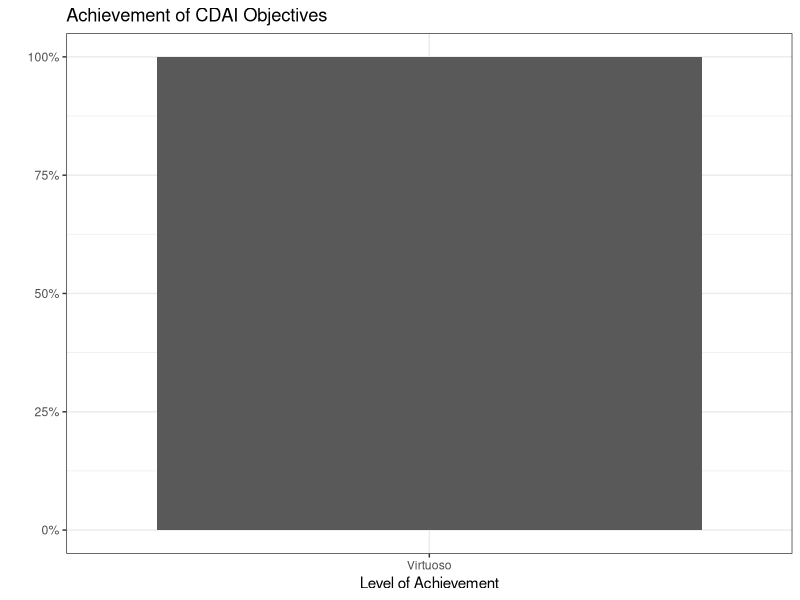
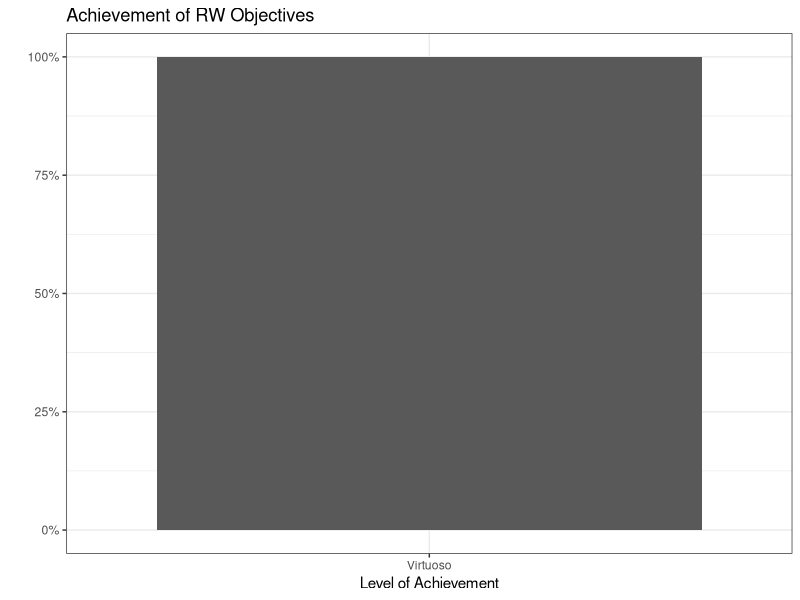
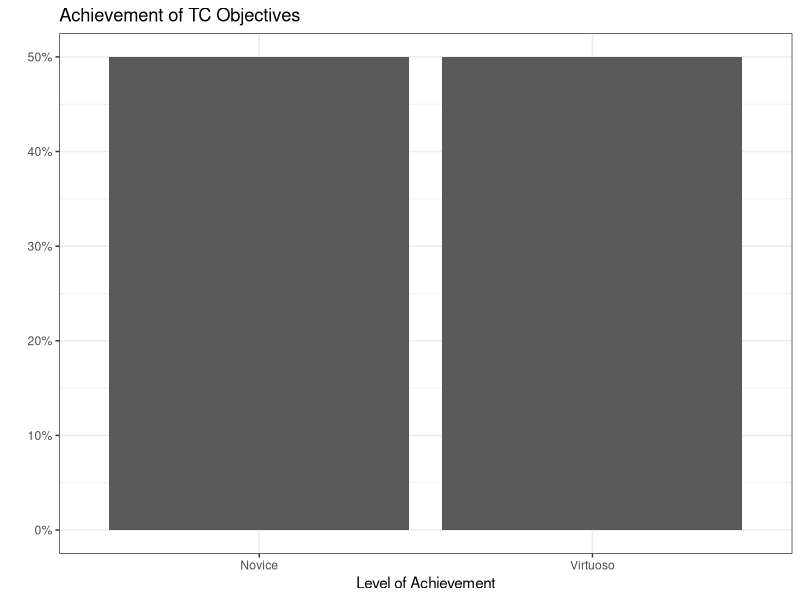
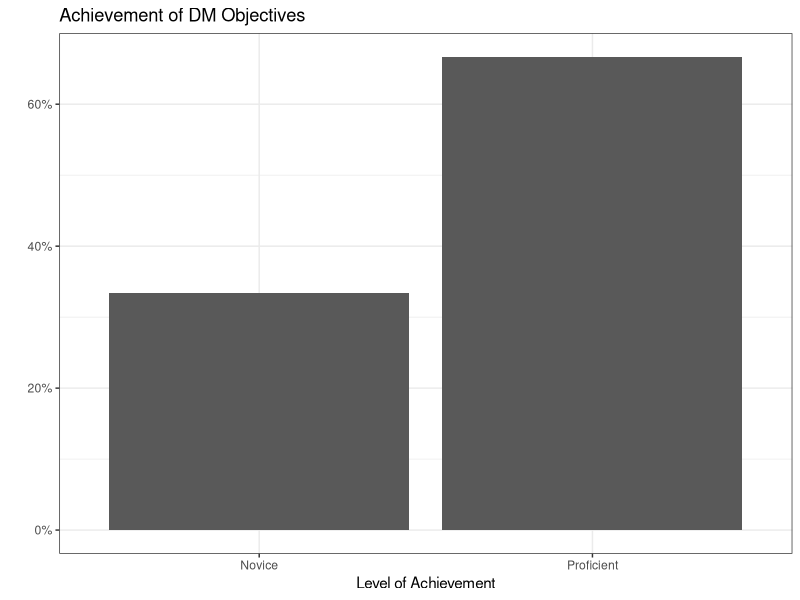
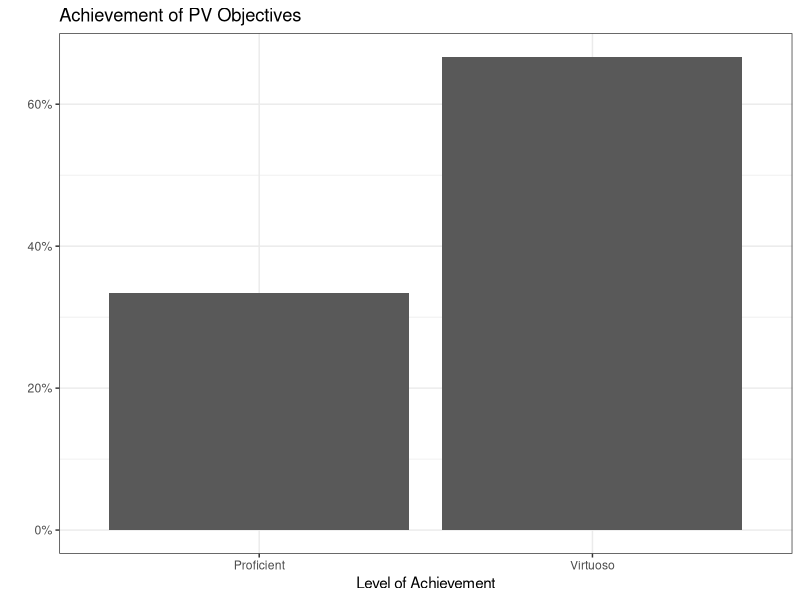
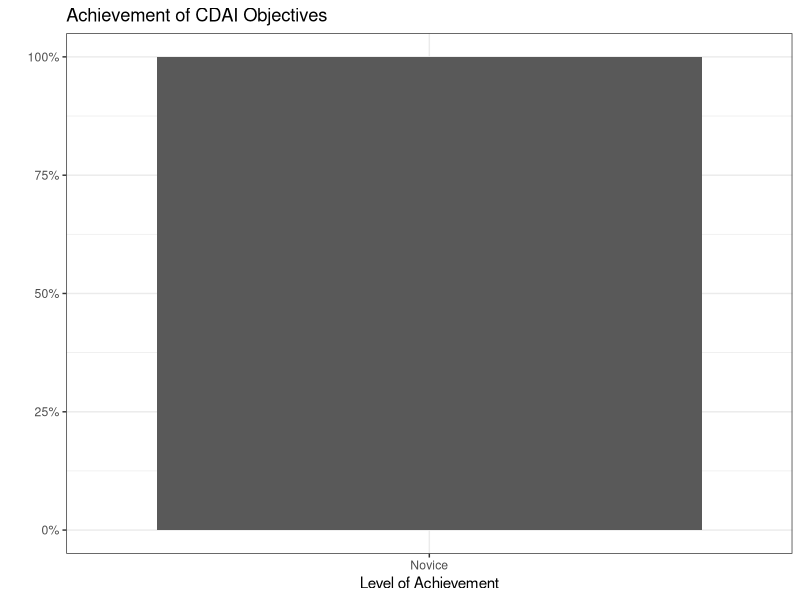
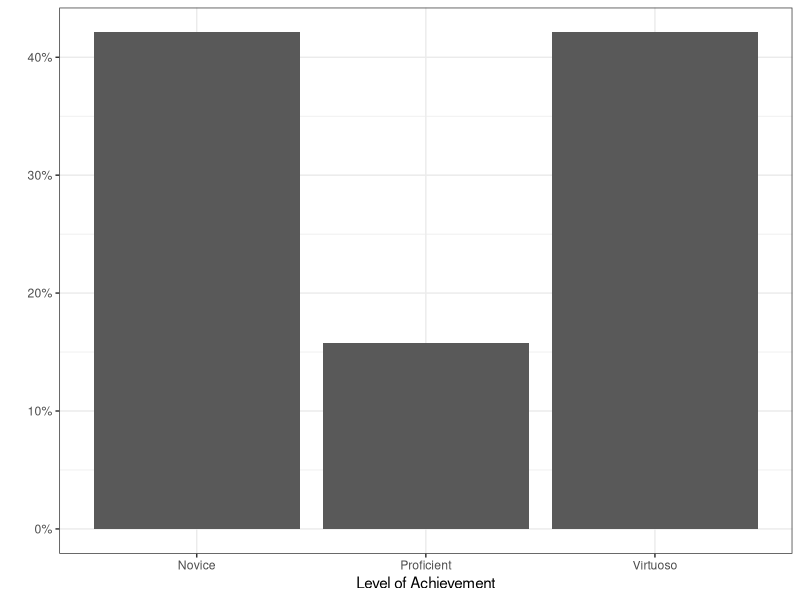

Write R code to recreate these figures, in order.
## ---- chunk 1
#| include: false
#| label: packages-portfolio-objectives

library(tidyverse)

portfolio_levels <- tibble(
  Objective = character(), 
  Level = numeric() 
  )

num_to_cat_levels <- function(x){
  case_when(x == 1 ~ "Novice", 
            x == 2 ~ "Proficient",
            x == 3 ~ "Virtuoso")
}
## ---- chunk 2
#| include: false
#| label: IL-1

## Fill in the line below with your self-assigned level for this objective.
## Remember, you have the following levels to choose from:

# 1 = Novice
# 2 = Proficient
# 3 = Virtuoso

my_level <- 3

portfolio_levels <- portfolio_levels %>%
  bind_rows(
    tibble(Objective = "IL-1",
           Level = my_level)
    )
## ---- chunk 3
#| include: false
#| label: IL-2

## Fill in the line below with your self-assigned level for this objective.
my_level <- 3

portfolio_levels <- portfolio_levels %>%
  bind_rows(
    tibble(Objective = "IL-2", 
           Level = my_level)
    )
## ---- chunk 4
#| echo: false
#| label: IL-summary-graph

portfolio_levels %>%
  filter(
    str_extract(Objective, "[A-Z]{2,4}") == "IL"
    ) %>% 
  mutate(
    Level = num_to_cat_levels(Level)
  ) %>%
  ggplot(mapping = aes(x = Level,
                       y = after_stat(count / sum(count))
                       )
         ) +
  geom_bar() +
  labs(x = "Level of Achievement",
       y = "", 
       title = "Achievement of CDAI Objectives") +
  theme_bw() +
  scale_y_continuous(labels = scales::label_percent())
## ---- chunk 5
#| include: false
#| label: RW-1

my_level <- 3

portfolio_levels <- portfolio_levels %>%
  bind_rows(
    tibble(Objective = "RW-1",
           Level = my_level)
    )
## ---- chunk 6
#| include: false
#| label: RW-2

my_level <- 3

portfolio_levels <- portfolio_levels %>%
  bind_rows(
    tibble(Objective = "RW-2",
           Level = my_level)
    )
## ---- chunk 7
#| include: false
#| label: RW-3

my_level <- 3

portfolio_levels <- portfolio_levels %>%
  bind_rows(
    tibble(Objective = "RW-3",
           Level = my_level)
    )
## ---- chunk 8
#| echo: false
#| label: RW-summary-graph

portfolio_levels %>%
  filter(
    str_extract(Objective, "[A-Z]{2,4}") == "RW"
    ) %>% 
  mutate(
    Level = num_to_cat_levels(Level)
  ) %>%
  ggplot(mapping = aes(x = Level,
                       y = after_stat(count / sum(count))
                       )
         ) +
  geom_bar() +
  labs(x = "Level of Achievement",
       y = "", 
       title = "Achievement of RW Objectives") +
  theme_bw() +
  scale_y_continuous(labels = scales::label_percent())
## ---- chunk 9
#| include: false
#| label: TC-1

my_level <- 1

portfolio_levels <- portfolio_levels %>%
  bind_rows(
    tibble(Objective = "TC-1", 
           Level = my_level)
    )
## ---- chunk 10
#| include: false
#| label: TC-2

my_level <- 3

portfolio_levels <- portfolio_levels %>%
  bind_rows(
    tibble(Objective = "TC-2", 
           Level = my_level)
    )
## ---- chunk 11
#| echo: false
#| label: TC-summary-graph

portfolio_levels %>%
  filter(
    str_extract(Objective, "[A-Z]{2,4}") == "TC"
    ) %>% 
  mutate(
    Level = num_to_cat_levels(Level)
  ) %>%
  ggplot(mapping = aes(x = Level,
                       y = after_stat(count / sum(count))
                       )
         ) +
  geom_bar() +
  labs(x = "Level of Achievement",
       y = "", 
       title = "Achievement of TC Objectives") +
  theme_bw() +
  scale_y_continuous(labels = scales::label_percent())
## ---- chunk 12
#| include: false
#| label: DM-1

my_level <- 2

portfolio_levels <- portfolio_levels %>%
  bind_rows(
    tibble(Objective = "DM-1", 
           Level = my_level)
    )
## ---- chunk 13
#| include: false
#| label: DM-2

my_level <- 2

portfolio_levels <- portfolio_levels %>%
  bind_rows(
    tibble(Objective = "DM-2",
           Level = my_level)
    )
## ---- chunk 14
## Fill in the line below with your self-assigned level for this objective.
my_level <- 1

portfolio_levels <- portfolio_levels %>%
  bind_rows(tibble(Objective = "DM-3", 
                   Level = my_level))
## ---- chunk 15
#| echo: false
#| label: DM-summary-graph

portfolio_levels %>%
  filter(
    str_extract(Objective, "[A-Z]{2,4}") == "DM"
    ) %>% 
  mutate(
    Level = num_to_cat_levels(Level)
  ) %>%
  ggplot(mapping = aes(x = Level,
                       y = after_stat(count / sum(count))
                       )
         ) +
  geom_bar() +
  labs(x = "Level of Achievement",
       y = "", 
       title = "Achievement of DM Objectives") +
  theme_bw() +
  scale_y_continuous(labels = scales::label_percent())
## ---- chunk 16
#| include: false
#| label: PV-1

my_level <- 3

portfolio_levels <- portfolio_levels %>%
  bind_rows(
    tibble(Objective = "PV-1", 
           Level = my_level)
    )
## ---- chunk 17
#| include: false
#| label: PV-2

my_level <- 3

portfolio_levels <- portfolio_levels %>%
  bind_rows(
    tibble(Objective = "PV-2", 
           Level = my_level)
    )
## ---- chunk 18
#| include: false
#| label: PV-3

my_level <- 2

portfolio_levels <- portfolio_levels %>%
  bind_rows(
    tibble(Objective = "PV-3", 
           Level = my_level)
    )
## ---- chunk 19
#| echo: false
#| label: PV-summary-graph

portfolio_levels %>%
  filter(
    str_extract(Objective, "[A-Z]{2,4}") == "PV"
    ) %>% 
  mutate(
    Level = num_to_cat_levels(Level)
  ) %>%
  ggplot(mapping = aes(x = Level,
                       y = after_stat(count / sum(count))
                       )
         ) +
  geom_bar() +
  labs(x = "Level of Achievement",
       y = "", 
       title = "Achievement of PV Objectives") +
  theme_bw() +
  scale_y_continuous(labels = scales::label_percent())
## ---- chunk 20
#| include: false
#| label: CDAI-1

my_level <- 1

portfolio_levels <- portfolio_levels %>%
  bind_rows(
    tibble(Objective = "CDAI-1", 
           Level = my_level)
    )
## ---- chunk 21
#| include: false
#| label: CDAI-2

my_level <- 1

portfolio_levels <- portfolio_levels %>%
  bind_rows(
    tibble(Objective = "CDAI-2", 
           Level = my_level)
    )
## ---- chunk 22
#| include: false
#| label: CDAI-3

my_level <- 1

portfolio_levels <- portfolio_levels %>%
  bind_rows(
    tibble(Objective = "CDAI-3", 
           Level = my_level)
    )
## ---- chunk 23
#| include: false
#| label: CDAI-4

my_level <- 1

portfolio_levels <- portfolio_levels %>%
  bind_rows(
    tibble(Objective = "CDAI-4", 
           Level = my_level)
    )
## ---- chunk 24
#| include: false
#| label: CDAI-5

my_level <- 1

portfolio_levels <- portfolio_levels %>%
  bind_rows(
    tibble(Objective = "CDAI-5", 
           Level = my_level)
    )
## ---- chunk 25
#| include: false
#| label: CDAI-6

my_level <- 1

portfolio_levels <- portfolio_levels %>%
  bind_rows(
    tibble(Objective = "CDAI-6", 
           Level = my_level)
    )
## ---- chunk 26
#| echo: false
#| label: CDAI-summary-graph

portfolio_levels %>%
  filter(
    str_extract(Objective, "[A-Z]{2,4}") == "CDAI"
    ) %>% 
  mutate(
    Level = num_to_cat_levels(Level)
  ) %>%
  ggplot(mapping = aes(x = Level,
                       y = after_stat(count / sum(count))
                       )
         ) +
  geom_bar() +
  labs(x = "Level of Achievement",
       y = "", 
       title = "Achievement of CDAI Objectives") +
  theme_bw() +
  scale_y_continuous(labels = scales::label_percent())
## ---- chunk 27
#| echo: false
#| label: overall-summary-graph

portfolio_levels %>%
  mutate(
    Category = str_extract(Objective, "[A-Z]{2,4}"),
    Level = case_when(Level == 1 ~ "Novice", 
                      Level == 2 ~ "Proficient",
                      Level == 3 ~ "Virtuoso")
  ) %>%
  ggplot(mapping = aes(x = Level,
                       y = after_stat(count / sum(count))
                       )
         ) +
  geom_bar() +
  labs(x = "Level of Achievement",
       y = "") +
  theme_bw() +
  scale_y_continuous(labels = scales::label_percent())
